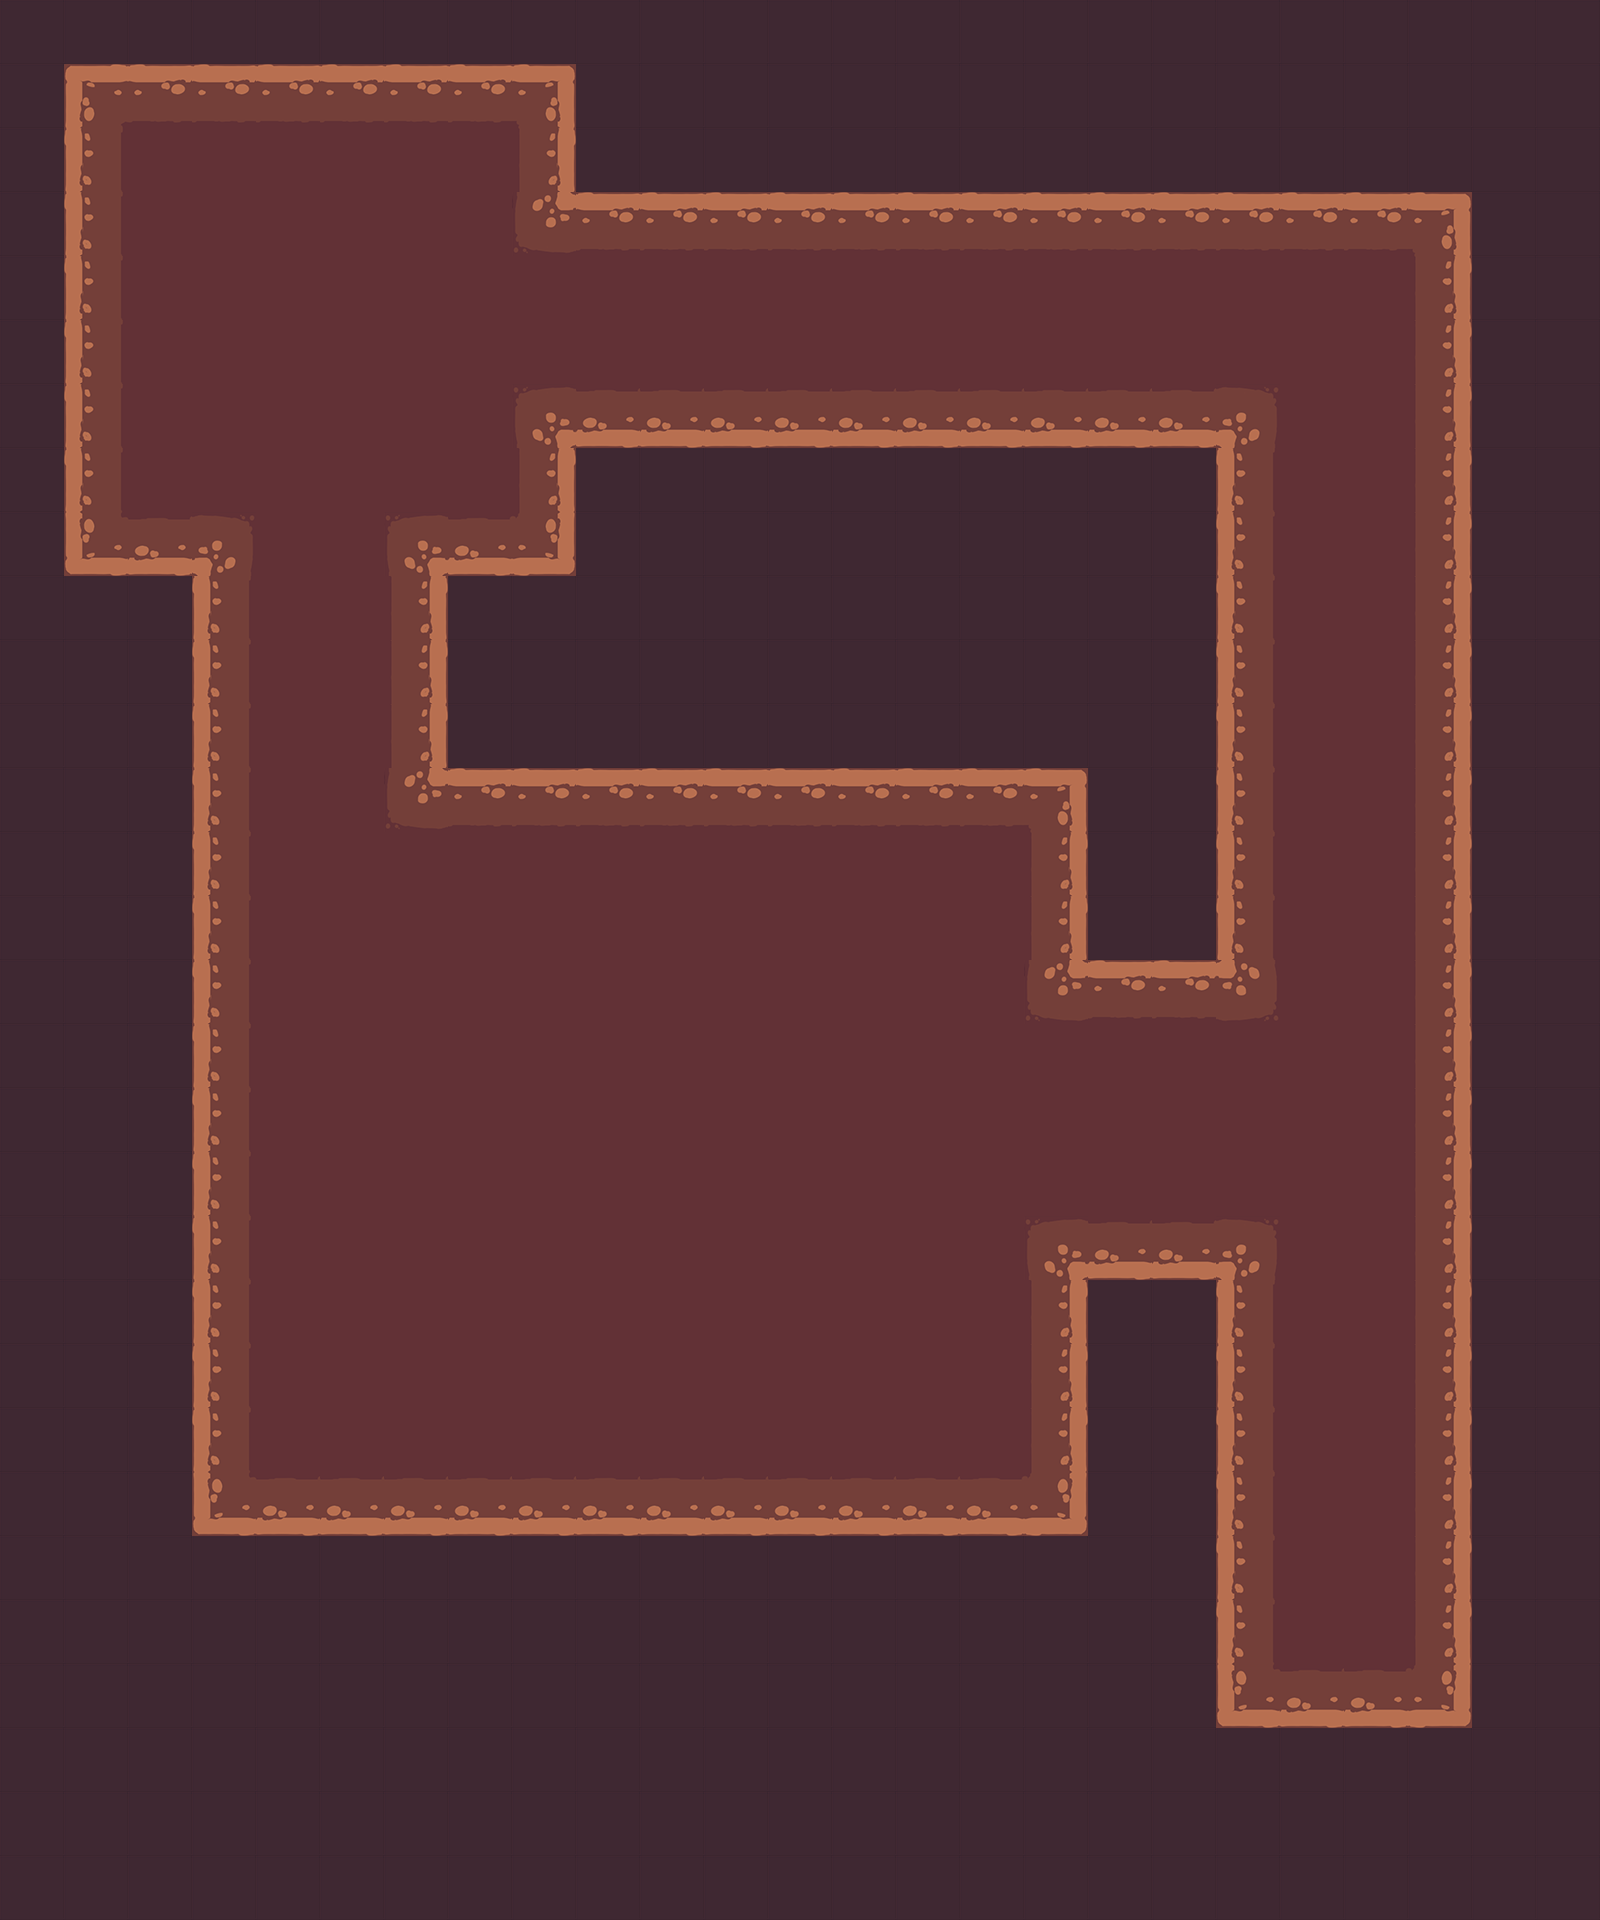

Below is a game level as drawn by its tile map, then a one-line description and the .tmx that defines it (tile-layer data replaced by summaries):
An orthogonal 25x30 tile map with 64x64 px tiles, 2 tile layers (bg, demo).

<map version="1.0" tiledversion="1.1.1" orientation="orthogonal" renderorder="right-down" width="25" height="30" tilewidth="64" tileheight="64" infinite="0" nextobjectid="1">
 <tileset firstgid="1" source="template.tsx" />
 <layer name="bg" width="25" height="30">
  <data>[750 cells, 750 non-empty, 1 distinct tile ids]</data>
 </layer>
 <layer name="demo" width="25" height="30">
  <data>[750 cells, 390 non-empty, 13 distinct tile ids]</data>
 </layer>
</map>
